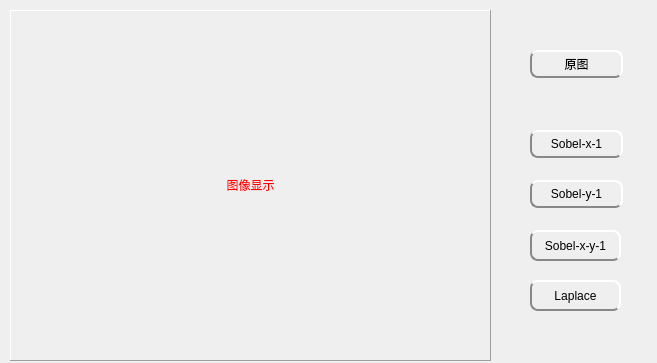
<?xml version="1.0" encoding="UTF-8"?>
<ui version="4.0">
 <class>proc</class>
 <widget class="QDialog" name="proc">
  <property name="geometry">
   <rect>
    <x>0</x>
    <y>0</y>
    <width>657</width>
    <height>363</height>
   </rect>
  </property>
  <property name="windowTitle">
   <string>图像处理</string>
  </property>
  <property name="styleSheet">
   <string notr="true">QPushButton{
	
	border-width:2px;
	border-style:solid;
	border-radius:8px;
	border-top-color:#FFFFFF;
	border-right-color:#FFFFFF;
	border-bottom-color:#888888;
	border-left-color:#888888;
}</string>
  </property>
  <widget class="QLabel" name="lbl_img">
   <property name="geometry">
    <rect>
     <x>10</x>
     <y>10</y>
     <width>481</width>
     <height>351</height>
    </rect>
   </property>
   <property name="frameShape">
    <enum>QFrame::Panel</enum>
   </property>
   <property name="frameShadow">
    <enum>QFrame::Raised</enum>
   </property>
   <property name="text">
    <string>&lt;font color=red&gt;图像显示&lt;/font&gt;</string>
   </property>
   <property name="alignment">
    <set>Qt::AlignCenter</set>
   </property>
  </widget>
  <widget class="QPushButton" name="btn_ori">
   <property name="geometry">
    <rect>
     <x>530</x>
     <y>50</y>
     <width>93</width>
     <height>28</height>
    </rect>
   </property>
   <property name="text">
    <string>原图</string>
   </property>
  </widget>
  <widget class="QPushButton" name="btn_soble_x">
   <property name="geometry">
    <rect>
     <x>530</x>
     <y>130</y>
     <width>93</width>
     <height>28</height>
    </rect>
   </property>
   <property name="text">
    <string>Sobel-x-1</string>
   </property>
  </widget>
  <widget class="QPushButton" name="sobel_y">
   <property name="geometry">
    <rect>
     <x>530</x>
     <y>180</y>
     <width>93</width>
     <height>28</height>
    </rect>
   </property>
   <property name="text">
    <string>Sobel-y-1</string>
   </property>
  </widget>
  <widget class="QPushButton" name="sobel_x_y">
   <property name="geometry">
    <rect>
     <x>530</x>
     <y>230</y>
     <width>91</width>
     <height>31</height>
    </rect>
   </property>
   <property name="text">
    <string>Sobel-x-y-1</string>
   </property>
  </widget>
  <widget class="QPushButton" name="Laplace">
   <property name="geometry">
    <rect>
     <x>530</x>
     <y>280</y>
     <width>91</width>
     <height>31</height>
    </rect>
   </property>
   <property name="text">
    <string>Laplace</string>
   </property>
  </widget>
 </widget>
 <resources/>
 <connections>
  <connection>
   <sender>btn_ori</sender>
   <signal>clicked()</signal>
   <receiver>proc</receiver>
   <slot>img_ori()</slot>
   <hints>
    <hint type="sourcelabel">
     <x>585</x>
     <y>85</y>
    </hint>
    <hint type="destinationlabel">
     <x>526</x>
     <y>125</y>
    </hint>
   </hints>
  </connection>
  <connection>
   <sender>btn_soble_x</sender>
   <signal>clicked()</signal>
   <receiver>proc</receiver>
   <slot>img_sobel_x()</slot>
   <hints>
    <hint type="sourcelabel">
     <x>583</x>
     <y>177</y>
    </hint>
    <hint type="destinationlabel">
     <x>630</x>
     <y>140</y>
    </hint>
   </hints>
  </connection>
  <connection>
   <sender>sobel_y</sender>
   <signal>clicked()</signal>
   <receiver>proc</receiver>
   <slot>img_soble_y()</slot>
   <hints>
    <hint type="sourcelabel">
     <x>604</x>
     <y>238</y>
    </hint>
    <hint type="destinationlabel">
     <x>640</x>
     <y>269</y>
    </hint>
   </hints>
  </connection>
  <connection>
   <sender>sobel_x_y</sender>
   <signal>clicked()</signal>
   <receiver>proc</receiver>
   <slot>img_sobel_xy()</slot>
   <hints>
    <hint type="sourcelabel">
     <x>551</x>
     <y>281</y>
    </hint>
    <hint type="destinationlabel">
     <x>531</x>
     <y>330</y>
    </hint>
   </hints>
  </connection>
  <connection>
   <sender>Laplace</sender>
   <signal>clicked()</signal>
   <receiver>proc</receiver>
   <slot>img_Laplace()</slot>
   <hints>
    <hint type="sourcelabel">
     <x>551</x>
     <y>281</y>
    </hint>
    <hint type="destinationlabel">
     <x>531</x>
     <y>330</y>
    </hint>
   </hints>
  </connection>
 </connections>
 <slots>
  <slot>img_ori()</slot>
  <slot>img_sobel_x()</slot>
  <slot>img_soble_y()</slot>
  <slot>img_sobel_xy()</slot>
  <slot>img_Laplace()</slot>
 </slots>
</ui>
